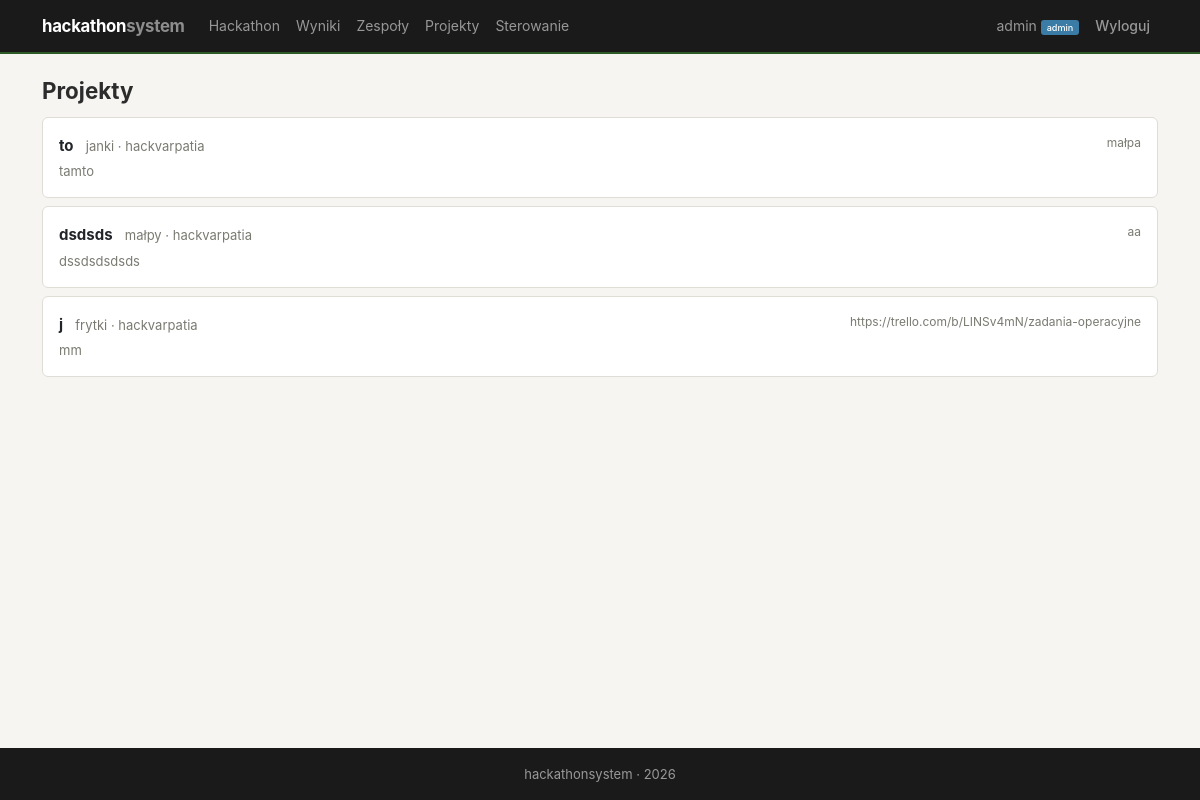
Page /projects/ (signed in) on the committed database.
### projects/models.py (models this page shows, shortened)
class Project(models.Model):
    STATUS_CHOICES = [
        ('draft', 'Szkic'),
        ('submitted', 'Oddany'),
    ]
    team = models.OneToOneField(Team, on_delete=models.CASCADE, related_name='project')
    title = models.CharField(max_length=300, verbose_name='Tytuł')
    description = models.TextField(verbose_name='Opis projektu')
    technologies = models.CharField(max_length=500, verbose_name='Użyte technologie')
    repo_url = models.URLField(blank=True, verbose_name='Link do repozytorium')
    demo_url = models.URLField(blank=True, verbose_name='Link do demo')
    status = models.CharField(max_length=20, choices=STATUS_CHOICES, default='draft')
    submitted_at = models.DateTimeField(auto_now=True)

### teams/models.py (models this page shows, shortened)
class Team(models.Model):
    name = models.CharField(max_length=200, verbose_name='Nazwa zespołu')
    hackathon = models.ForeignKey(Hackathon, on_delete=models.CASCADE, related_name='teams')
    captain = models.ForeignKey(User, on_delete=models.CASCADE, related_name='captained_teams')
    description = models.TextField(blank=True, verbose_name='Opis')
    created_at = models.DateTimeField(auto_now_add=True)
    class Meta:
        unique_together = ['name', 'hackathon']

### hackathon/models.py (models this page shows, shortened)
class Hackathon(models.Model):
    STATUS_CHOICES = [
        ('planned', 'Planowany'),
        ('active', 'Aktywny'),
        ('judging', 'Ocenianie'),
        ('finished', 'Zakończony'),
    ]
    name = models.CharField(max_length=200, verbose_name='Nazwa')
    description = models.TextField(verbose_name='Opis')
    date_start = models.DateTimeField(verbose_name='Data rozpoczęcia')
    date_end = models.DateTimeField(verbose_name='Data zakończenia')
    submit_deadline = models.DateTimeField(verbose_name='Deadline oddania projektów')
    status = models.CharField(max_length=20, choices=STATUS_CHOICES, default='planned', verbose_name='Status')
    max_team_size = models.PositiveIntegerField(default=5, verbose_name='Max wielkość zespołu')
    created_at = models.DateTimeField(auto_now_add=True)
    class Meta:
        ordering = ['-date_start']

### projects/views.py (the view)
# urls.py: path('', views.project_list, name='list'),
def project_list(request):
    if not _is_admin_or_jury(request):
        messages.error(request, 'Projekty są dostępne tylko dla admina i jury.')
        return redirect('home')
    projects = Project.objects.filter(status='submitted').select_related('team', 'team__hackathon')
    return render(request, 'projects/list.html', {'projects': projects})

### accounts/models.py (called while the page is built)
    @property
    def is_admin(self):
        return self.role == 'admin'

### projects/views.py (called while the page is built)
def _is_admin_or_jury(request):
    if request.user.is_authenticated and hasattr(request.user, 'profile') and request.user.profile.is_admin:
        return True
    if request.session.get('jury_session'):
        return True
    return False

### projects/templates/projects/list.html (shortened to what this page needs)
{% extends 'base.html' %}
{% block content %}
<h2>Projekty</h2>
{% for project in projects %}
    <div class="card mb-2 p-3">
        <div class="d-flex justify-content-between align-items-start">
            <div>
                <a href="{% url 'projects:detail' project.pk %}" style="text-decoration:none;color:inherit">
                    <strong>{{ project.title }}</strong>
                </a>
                <span class="text-muted ms-2" style="font-size:13px">{{ project.team.name }} &middot; {{ project.team.hackathon.name }}</span>
                {% if project.description %}
                    <p class="text-muted mb-0 mt-1" style="font-size:13px">{{ project.description|truncatewords:20 }}</p>
                {% endif %}
            </div>
            {% if project.technologies %}
                <span class="text-muted" style="font-size:12px">{{ project.technologies }}</span>
            {% endif %}
        </div>
    </div>
{% empty %}
    <p class="text-muted">Brak oddanych projektów.</p>
{% endfor %}
{% endblock %}

### templates/base.html (shortened to what this page needs)
<!DOCTYPE html>
<html lang="pl">
<head>
    <link href="https://cdn.jsdelivr.net/npm/bootstrap@5.3.0/dist/css/bootstrap.min.css" rel="stylesheet">
    <link href="https://cdn.jsdelivr.net/npm/bootstrap-icons@1.10.0/font/bootstrap-icons.css" rel="stylesheet">
    {% load static %}
    <link rel="stylesheet" href="{% static 'css/style.css' %}">
</head>
<body>
    <nav class="navbar navbar-expand-lg navbar-dark">
        <div class="container">
            <a class="navbar-brand" href="{% url 'home' %}">hackathon<span style="opacity:.5">system</span></a>
            <div class="collapse navbar-collapse" id="navbarNav">
                <ul class="navbar-nav me-auto">
                    <li class="nav-item">
                        <a class="nav-link" href="{% url 'hackathon:detail' %}">Hackathon</a>
                    </li>
                    <li class="nav-item">
                        <a class="nav-link" href="{% url 'jury:results' %}">Wyniki</a>
                    </li>
                    {% if user.is_authenticated %}
                        <li class="nav-item">
                            <a class="nav-link" href="{% url 'teams:list' %}">Zespoły</a>
                        </li>
                        {% if user.profile.is_admin %}
                            <li class="nav-item">
                                <a class="nav-link" href="{% url 'projects:list' %}">Projekty</a>
                            </li>
                            <li class="nav-item">
                                <a class="nav-link" href="{% url 'jury:status' %}">Sterowanie</a>
                            </li>
                        {% endif %}
                    {% endif %}
                </ul>
                <ul class="navbar-nav">
                    {% if user.is_authenticated %}
                        <li class="nav-item">
                            <a class="nav-link" href="{% url 'accounts:dashboard' %}">
                                {{ user.username }}
                                {% if user.profile.is_admin %}<span class="badge bg-info">admin</span>{% endif %}
                            </a>
                        </li>
                        <li class="nav-item">
                            <form method="post" action="{% url 'accounts:logout' %}" class="d-inline">
                                <button type="submit" class="nav-link btn btn-link" style="font-size:14px">Wyloguj</button>
                            </form>
                        </li>
                    {% endif %}
                </ul>
            </div>
        </div>
    </nav>
    <div class="container mt-4">
        {% block content %}{% endblock %}
    </div>
    <footer class="mt-5">
        <div class="container text-center">
            <p class="mb-0">hackathonsystem &middot; 2026</p>
        </div>
    </footer>
</body>
</html>

### static/css/style.css (style rules this page uses)
:root { --c-bg: #f6f5f1; --c-surface: #fff; --c-border: #e0ddd6; --c-text: #2c2c2c; --c-muted: #7a7a72; --c-primary: #2d5a27; --c-primary-light: #e8f0e6; --c-accent: #b8860b; --c-accent-light: #fdf5e6; --c-danger: #a33; --c-nav-bg: #1a1a1a; }
* { box-sizing: border-box; }
body { min-height: 100vh; display: flex; flex-direction: column; background: var(--c-bg); color: var(--c-text); font-family: -apple-system, BlinkMacSystemFont, "Segoe UI", Roboto, sans-serif; font-size: 15px; line-height: 1.55; }
.container.mt-4 { flex: 1; }
.navbar { background: var(--c-nav-bg) !important; padding: .5rem 0; border-bottom: 2px solid var(--c-primary); font-size: 14px; }
.navbar-brand { font-weight: 700; letter-spacing: -0.3px; font-size: 1.05rem; }
.navbar .nav-link { padding: .4rem .7rem; }
.navbar .badge { font-size: .65em; vertical-align: middle; }
.card { background: var(--c-surface); border: 1px solid var(--c-border); border-radius: 6px; box-shadow: none; transition: border-color .15s; }
.btn { font-size: 14px; border-radius: 4px; font-weight: 500; }
.badge { font-size: .7em; font-weight: 500; border-radius: 3px; }
.badge.bg-info { background: #3a7ca5 !important; }
h2 { font-size: 1.4rem; font-weight: 700; margin-bottom: .75rem; }
footer { background: var(--c-nav-bg) !important; font-size: 13px; color: #999 !important; padding: 1rem 0; }
footer p { color: #999; }
.text-muted { color: var(--c-muted) !important; }
a { color: var(--c-primary); }

### rows in the picture
Project: title "to", team.name "janki", team.hackathon.name "hackvarpatia", description "tamto", technologies "małpa"
Project: title "dsdsds", team.name "małpy", team.hackathon.name "hackvarpatia", description "dssdsdsdsds", technologies "aa"
Project: title "j", team.name "frytki", team.hackathon.name "hackvarpatia", description "mm", technologies "https://trello.com/b/LINSv4mN/zadania-operacyjne"

### other values in the picture
{{ user.username }} "admin"
